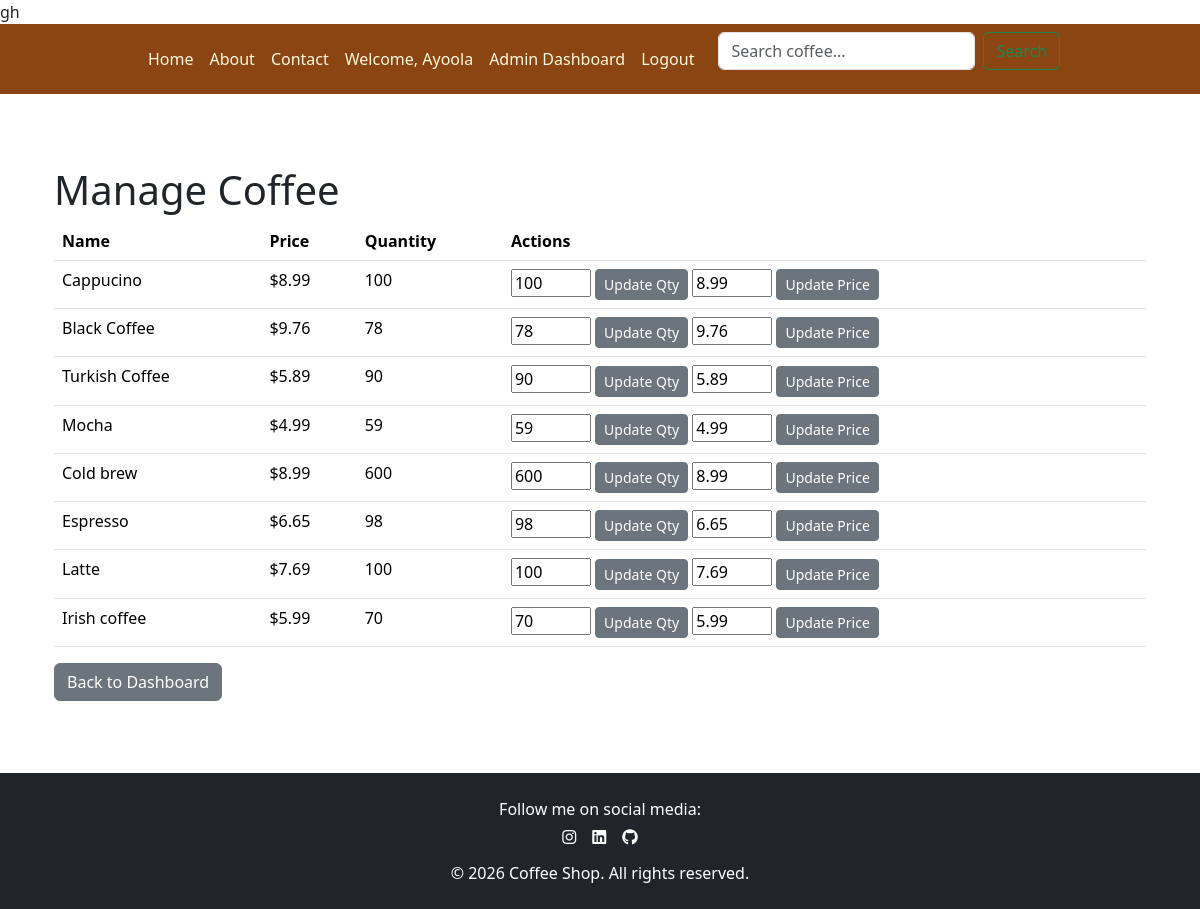
The page /manage_coffee/ (signed in) on the database its author committed.
### coffee/models.py (models this page shows, shortened)
class Coffee(models.Model):
    name = models.CharField(max_length=100)
    price = models.DecimalField(max_digits=10, decimal_places=2)
    quantity = models.IntegerField()
    image = models.ImageField(upload_to='coffee_images/')
    description = models.TextField(blank=True)

### coffee/views.py (the view, shortened to what this page needs)
# urls.py: path('manage_coffee/', views.manage_coffee, name='manage_coffee'),
@login_required
@user_passes_test(is_staff)
def manage_coffee(request):
    coffees = Coffee.objects.all()
    return render(request, 'manage_coffee.html', {'coffees': coffees})

### coffee/views.py (called while the page is built)
def is_staff(user):
    return user.is_staff

### coffee/templates/manage_coffee.html (shortened to what this page needs)
gh{% extends 'base.html' %}
{% block content %}
<div class="container mt-5">
    <h1>Manage Coffee</h1>
    <table class="table">
        <thead>
            <tr>
                <th>Name</th>
                <th>Price</th>
                <th>Quantity</th>
                <th>Actions</th>
            </tr>
        </thead>
        <tbody>
            {% for coffee in coffees %}
            <tr>
                <td>{{ coffee.name }}</td>
                <td>${{ coffee.price }}</td>
                <td>{{ coffee.quantity }}</td>
                <td>
                    <form method="post" style="display: inline;">
                        <input type="number" name="new_quantity" value="{{ coffee.quantity }}" min="0" style="width: 80px;">
                        <button type="submit" name="action" value="update_quantity" class="btn btn-sm btn-secondary">Update Qty</button>
                    </form>
                    <form method="post" style="display: inline;">
                        <input type="number" name="new_price" value="{{ coffee.price }}" min="0" step="0.01" style="width: 80px;">
                        <button type="submit" name="action" value="update_price" class="btn btn-sm btn-secondary">Update Price</button>
                    </form>
                </td>
            </tr>
            {% endfor %}
        </tbody>
    </table>
    <a href="{% url 'admin_dashboard' %}" class="btn btn-secondary">Back to Dashboard</a>
</div>
{% endblock %}

### coffee/templates/base.html (shortened to what this page needs)
{% load static %}
<!DOCTYPE html>
<html lang="en">
  <head>
    <link
      href="https://cdn.jsdelivr.net/npm/bootstrap@5.3.2/dist/css/bootstrap.min.css"
      rel="stylesheet"
    />
    <link rel="stylesheet" href="https://cdnjs.cloudflare.com/ajax/libs/font-awesome/6.0.0/css/all.min.css">
    <link rel="stylesheet" href="{% static 'css/style.css' %}">
  </head>
  <body>
    <nav class="navbar navbar-expand-lg navbar-dark bg-dark">
  <div class="container-fluid">
    <div class="collapse navbar-collapse justify-content-center" id="navbarSupportedContent">
      <ul class="navbar-nav mb-2 mb-lg-0">
        <li class="nav-item">
          <a class="nav-link active" aria-current="page" href="{% url 'home' %}">Home</a>
        </li>
        <li class="nav-item">
          <a class="nav-link" href="{% url 'about' %}">About</a>
        </li>
        <li class="nav-item">
          <a class="nav-link" href="{% url 'contact' %}">Contact</a>
        </li>
        {% if user.is_authenticated %}
        <li class="nav-item">
          <span class="nav-link">Welcome, {{ user.username }}</span>
        </li>
        {% if user.is_staff %}
        <li class="nav-item">
          <a class="nav-link" href="{% url 'admin_dashboard' %}">Admin Dashboard</a>
        </li>
        {% endif %}
        <li class="nav-item">
          <a class="nav-link" href="{% url 'logout' %}">Logout</a>
        </li>
        {% endif %}
      </ul>
      <form class="d-flex ms-3" role="search" action="{% url 'search' %}" method="get">
        <input class="form-control me-2" type="search" name="q" placeholder="Search coffee..." aria-label="Search"/>
        <button class="btn btn-outline-success" type="submit">Search</button>
      </form>
    </div>
  </div>
</nav>
    <div class="container my-4">
      {% block content %}
      {% endblock %}
    </div>
    <footer class="bg-dark text-white text-center py-4 mt-5">
      <div class="container">
        <p class="mb-2">Follow me on social media:</p>
        <div class="d-flex justify-content-center">
          <a href="https://www.instagram.com/ayogram_1?igsh=MTZodTMyY255cHh6aw==" class="text-white me-3" target="_blank">
            <i class="fab fa-instagram"></i>
          </a>
          <a href="https://www.linkedin.com/in/waliyi-balogun-8045a930b?utm_source=share&utm_campaign=share_via&utm_content=profile&utm_medium=android_app" class="text-white me-3" target="_blank">
            <i class="fab fa-linkedin"></i>
          </a>
          <a href="https://github.com/AYOGRAM01" class="text-white" target="_blank">
            <i class="fab fa-github"></i>
          </a>
        </div>
        <p class="mt-3 mb-0">&copy; 2026 Coffee Shop. All rights reserved.</p>
      </div>
    </footer>
  </body>
</html>

### coffee/templates/static/css/style.css (style rules this page uses)
.navbar { background-color: #8B4513 !important; }
.navbar-nav .nav-link { color: #FFF8DC !important; }

### coffee/templates/base.html (style rules this page uses)
body { display: flex; flex-direction: column; min-height: 100vh; }
.container { flex: 1; }
footer { margin-top: auto; }

### rows shown on the page
Coffee: name "Cappucino", price "8.99", quantity "100", new_quantity "100", new_price "8.99"
Coffee: name "Black Coffee", price "9.76", quantity "78", new_quantity "78", new_price "9.76"
Coffee: name "Turkish Coffee", price "5.89", quantity "90", new_quantity "90", new_price "5.89"
Coffee: name "Mocha", price "4.99", quantity "59", new_quantity "59", new_price "4.99"
Coffee: name "Cold brew", price "8.99", quantity "600", new_quantity "600", new_price "8.99"
Coffee: name "Espresso", price "6.65", quantity "98", new_quantity "98", new_price "6.65"
Coffee: name "Latte", price "7.69", quantity "100", new_quantity "100", new_price "7.69"
Coffee: name "Irish coffee", price "5.99", quantity "70", new_quantity "70", new_price "5.99"

### other values the page prints
{{ user.username }} "Ayoola"
